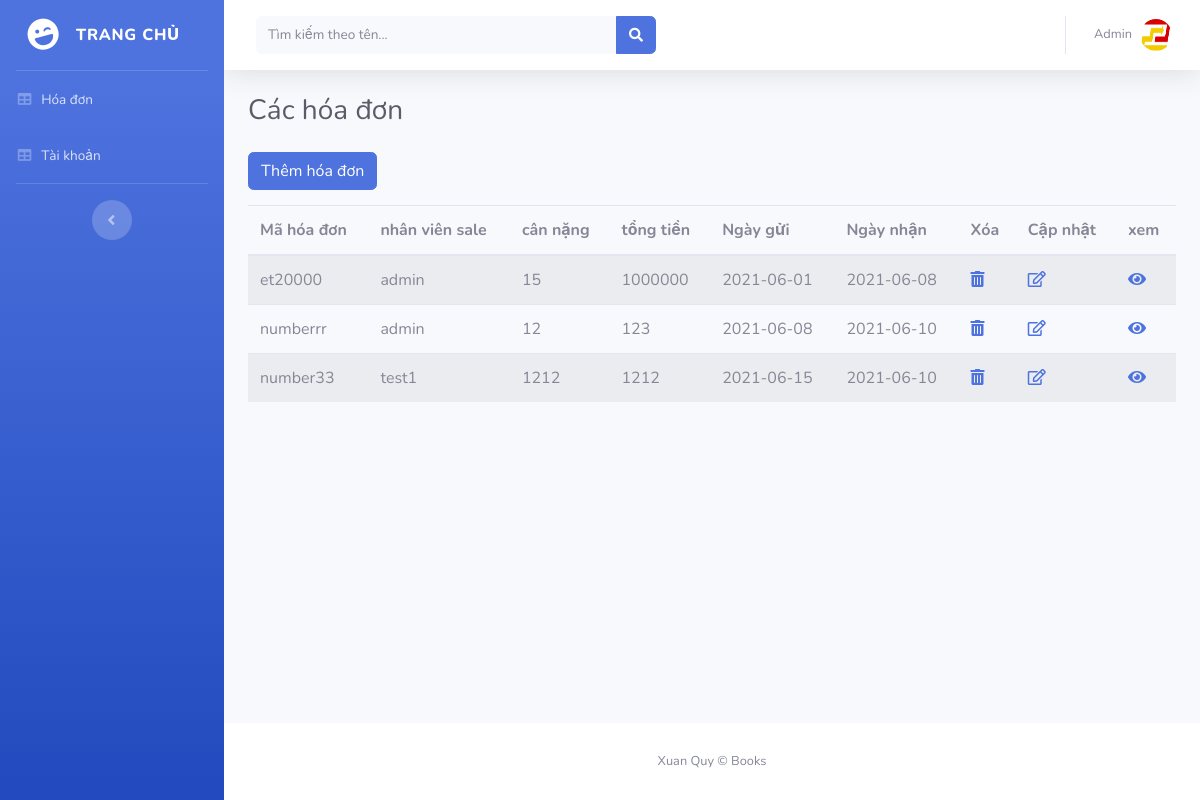
The app's page /admin/bill.php (signed in) with its own data.
### tables this page shows
CREATE TABLE `bill` (
  `customer_sendname` varchar(50) NOT NULL,
  `customer_sendtel` int(15) NOT NULL,
  `customer_receivername` varchar(50) NOT NULL,
  `customer_receivertel` int(15) NOT NULL,
  `customer_sendadr` varchar(200) NOT NULL,
  `customer_receiveradr` varchar(200) NOT NULL,
  `weight` float NOT NULL,
  `fee` float NOT NULL,
  `datesend` date NOT NULL,
  `datereceived` date NOT NULL,
  `id` int(50) NOT NULL,
  `bill_id` varchar(200) DEFAULT NULL,
  `idb` int(10) NOT NULL
);

CREATE TABLE `employee` (
  `id` int(11) NOT NULL,
  `username` varchar(200) NOT NULL,
  `password` varchar(200) NOT NULL,
  `name` varchar(200) NOT NULL,
  `dob` date NOT NULL,
  `phonenumber` int(20) NOT NULL,
  `email` varchar(30) NOT NULL
);

### admin/bill.php (the view, shortened to what this page needs)
<?php
if (isset($_SESSION['userid']) && isset($_SESSION['username'])) {
?>
<!DOCTYPE html>
<html lang="en">
<head>
  <link href="vendor/fontawesome-free/css/all.min.css" rel="stylesheet" type="text/css">
  <link href="css/sb-admin-2.min.css" rel="stylesheet">
</head>
<body id="page-top">
  <div id="wrapper">
    <?php include("include/menu.php"); ?>
    <div id="content-wrapper" class="d-flex flex-column">
      <div id="content">
        <nav class="navbar navbar-expand navbar-light bg-white topbar mb-4 static-top shadow">
          <form class="d-none d-sm-inline-block form-inline mr-auto ml-md-3 my-2 my-md-0 mw-100 navbar-search">
            <div class="input-group">
              <input type="text" class="form-control bg-light border-0 small" placeholder="Tìm kiếm theo tên..." name="var" aria-label="Search" aria-describedby="basic-addon2" value="<?php if(isset($_GET['var'])) {echo $_GET['var'];} ?>">
              <div class="input-group-append">
                <button class="btn btn-primary" type="submit">
                  <i class="fas fa-search fa-sm"></i>
                </button>
              </div>
            </div>
          </form>
          <ul class="navbar-nav ml-auto">
            <li class="nav-item dropdown no-arrow">
              <a class="nav-link dropdown-toggle" href="#" id="userDropdown" role="button" data-toggle="dropdown" aria-haspopup="true" aria-expanded="false">
                <span class="mr-2 d-none d-lg-inline text-gray-600 small">Admin</span>
                <img class="img-profile rounded-circle" src="logo/title.png">
              </a>
            </li>
          </ul>
        </nav>
        <div class="container-fluid">
          <h1 class="h3 mb-4 text-gray-800">Các hóa đơn</h1>
          <a class="btn btn-primary" style="margin-bottom:15px;" href="addbill.php" >Thêm hóa đơn</a>
          <table class="table table-striped">
    <thead>
      <tr>
        <th>Mã hóa đơn</th>
        <th>nhân viên sale</th>
        <th>cân nặng</th>
        <th>tổng tiền</th>
        <th>Ngày gửi </th>
        <th>Ngày nhận</th>
        <th>Xóa</th>
        <th>Cập nhật</th>
        <th>xem</th>
      </tr>
    </thead>
    <tbody>
      <?php
      $con=mysqli_connect("localhost","root","","pam");
      if(isset($_GET['var']) && ($_GET['var']) !='')
      {
        $sel = 'select bill.bill_id,
        bill.customer_sendname,
        bill.customer_sendtel,
        bill.customer_receivername,
        bill.customer_receivertel,
        bill.customer_sendadr,
        bill.customer_receiveradr,
        bill.weight,
        bill.fee,
        bill.datesend,
        bill.datereceived,
        bill.idb,
        employee.name
        from bill,employee where bill.id = employee.id and bill.bill_id like "%'.$_GET['var'].'%" ';
      }
      else
      {
        $sel = 'select bill.bill_id,
        bill.customer_sendname,
        bill.customer_sendtel,
        bill.customer_receivername,
        bill.customer_receivertel,
        bill.customer_sendadr,
        bill.customer_receiveradr,
        bill.weight,
        bill.fee,
        bill.datesend,
        bill.datereceived,
        bill.idb,
        employee.name
        from bill,employee where bill.id = employee.id';
      }
      $ms=$con->query($sel);
     while($row=$ms->fetch_assoc()){
    ?>
      <tr>
          <td><?php echo $row['bill_id']; ?></td>
          <td><?php echo $row['name']; ?></td>
          <td><?php echo $row['weight']; ?></td>
          <td><?php echo $row['fee']; ?></td>
          <td><?php echo $row['datesend']; ?></td>
          <td><?php echo $row['datereceived']; ?></td>
            <td><a onclick="return confirm('Bạn chắc chứ?')" href="deletebill.php?id=<?php echo $row['idb']; ?>"><i class="fas fa-trash-alt"></i></a></td>
           <td><a href="updatebill.php?id=<?php echo $row['idb']; ?>"><i class="far fa-edit"></a></td>
           <td><a href="readbill.php?id=<?php echo $row['idb']; ?>"><i class="fas fa-eye"></a></td>
      </tr>
    <?php  } ?>
    </tbody>
  </table>
        </div>
      </div>
      <footer class="sticky-footer bg-white">
        <div class="container my-auto">
          <div class="copyright text-center my-auto">
            <span>Xuan Quy &copy; Books </span>
          </div>
        </div>
      </footer>
    </div>
  </div>
</body>
</html>
<?php
}else{
     header("Location: index.php");
     exit();
}
 ?>

### records on screen
bill: bill "et20000", id.name "admin", weight "15", fee "1000000", datesend "2021-06-01", datereceived "2021-06-08"
bill: bill "numberrr", id.name "admin", weight "12", fee "123", datesend "2021-06-08", datereceived "2021-06-10"
bill: bill "number33", id.name "test1", weight "1212", fee "1212", datesend "2021-06-15", datereceived "2021-06-10"
